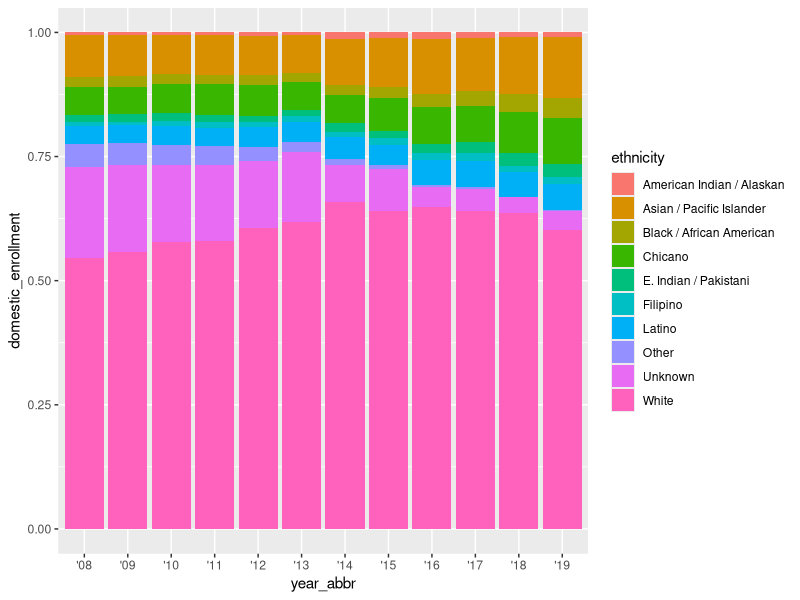

This chart was generated by the following R code:
## ---- chunk 1
knitr::opts_chunk$set(echo = TRUE, warning = FALSE, message = FALSE)

# Install Packages

library(tidyverse)
library(here)
## ---- chunk 2
# Read in the data

ucsb_grad <- read_csv(here("data", "ucsb_grad_data.csv"))
## ---- chunk 3
# Create a new graph showing the change in domestic graduate enrollment from 2008 - 2019 

ggplot(data = ucsb_grad, aes(x = year_abbr, y = domestic_enrollment)) +
  geom_col(aes(fill = ethnicity), position = "fill") # Converted the columns from actual counts to proportions
  
